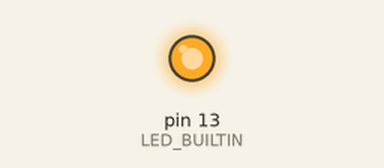
This sketch was run on a simulated Arduino Leonardo, built with avr-gcc and run on an emulated ATmega32U4. Parts: output pins drawn as LEDs (lit = HIGH). USB keyboard and mouse output is not drawn.

Above: at 1.5 s.
At 33.0 s:
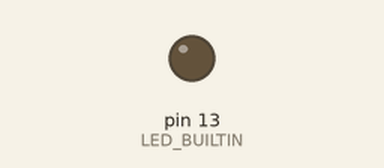
Timing chart, 0 to 81.9 s (numbered marks = the images above):
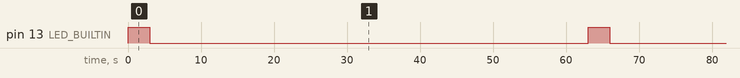

Measured:
- by itself, pin 13 (LED_BUILTIN): alternates HIGH for 3.0 s and LOW for 60.0 s

The sketch:

arduino-mouse-jiggler.ino
```cpp
/*
  Arduino Mouse Jiggler

  For Leonardo and Due boards only.
*/

#include "Mouse.h"

int distance = 200;           // number of pixels the mouse travels
unsigned long strokeDelay = 500;        // delay of the mouse (in ms) after each stroke
unsigned long jiggleInterval = 60000;    // interval between the jiggle (set of strokes) in ms

void setup() {
  // initialize digital pin LED_BUILTIN as an output.
  pinMode(LED_BUILTIN, OUTPUT);
  // initialize mouse control:
  Mouse.begin();
}

void loop() {
  digitalWrite(LED_BUILTIN, HIGH);   // turn the LED on (HIGH is the voltage level)
  delay(1000);                       // wait for a second before starting the jiggle

  Mouse.move(distance, 0, 0);
  delay(strokeDelay);
  Mouse.move(0, distance, 0);
  delay(strokeDelay);
  Mouse.move(-distance, 0, 0);
  delay(strokeDelay);
  Mouse.move(0, -distance, 0);
  delay(strokeDelay);

  digitalWrite(LED_BUILTIN, LOW);    // turn the LED off by making the voltage LOW

  // Mouse jiggle happens every {jiggleInterval}/1000 second
  delay(jiggleInterval);
}
```
